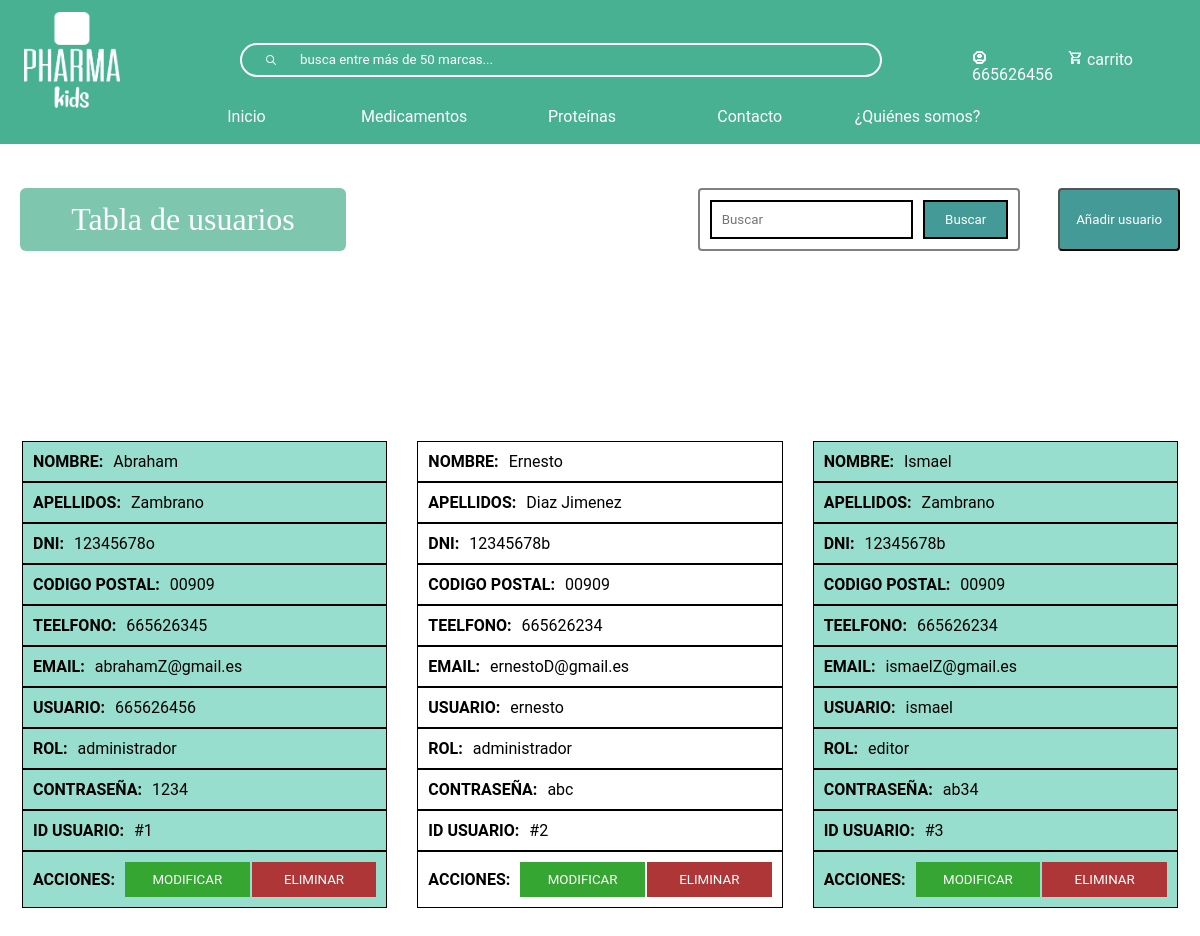
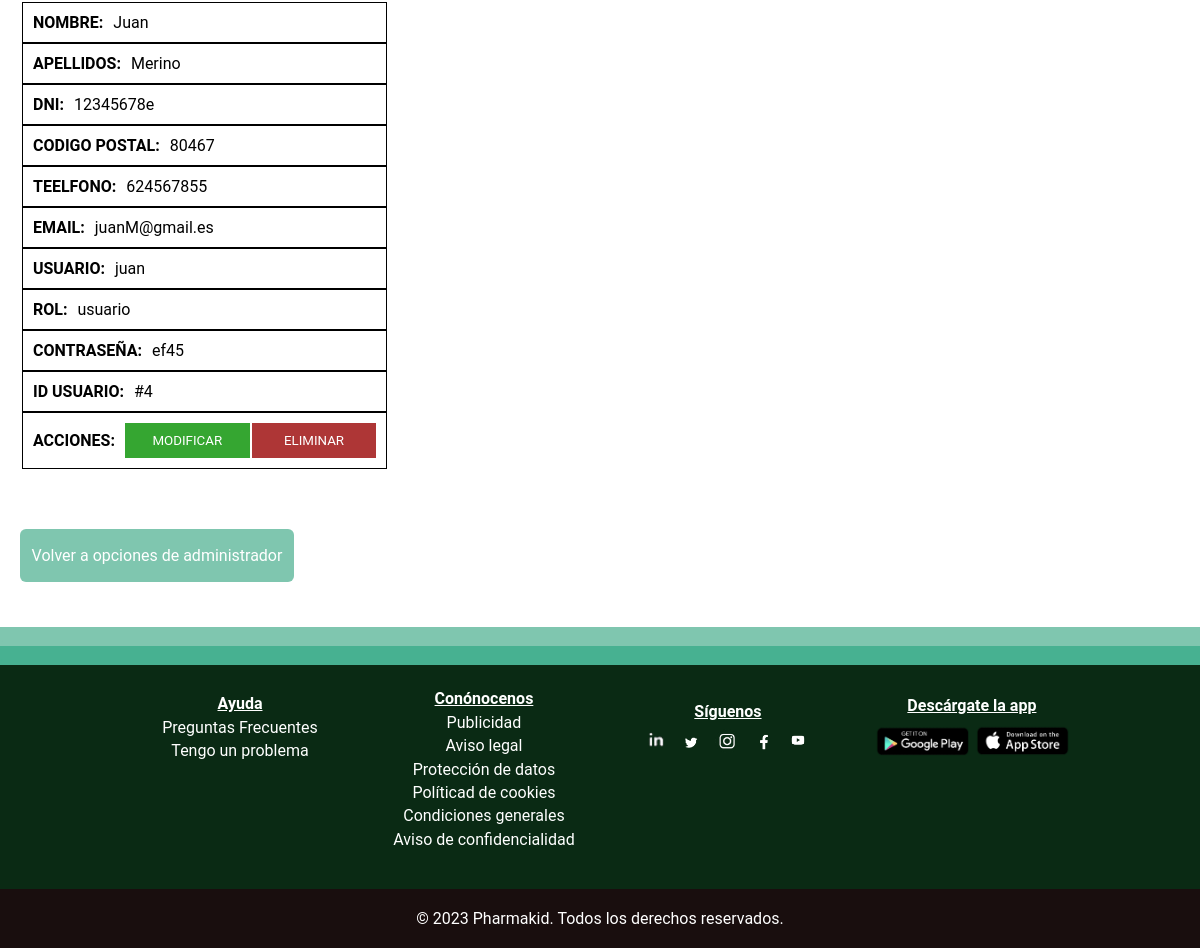
The app's page /tablaUsuario.php (signed in) with its own data (2 pictures, top to bottom).
### tables this page shows
CREATE TABLE `usuario` (
  `codigoPostal` varchar(5) NOT NULL,
  `nombre` varchar(50) NOT NULL,
  `apellidos` varchar(100) NOT NULL,
  `email` varchar(100) NOT NULL,
  `usuario` varchar(50) NOT NULL,
  `telefono` int(9) NOT NULL,
  `contrasena` varchar(50) NOT NULL,
  `dni` varchar(9) NOT NULL,
  `idUsuario` varchar(10) NOT NULL,
  `rol` varchar(20) NOT NULL
);

### tablaUsuario.php (the view, shortened to what this page needs)
<?php
include_once("bbdd/connexionBaseDeDatos.php");
?>
<!DOCTYPE html>
<html lang="en">
<head>
    <link rel="stylesheet" type="text/css" href="css/index.css" >
    <link rel="stylesheet" type="text/css" href="css/header.css" >
    <link rel="stylesheet" type="text/css" href="css/footer.css" >
    <link rel="stylesheet" type="text/css" href="css/tablas.css" >
</head>
<body>
<?php require("footerHeader/header.php")?>
<div id="divTabla">
    <div class="contenedor-botones">
    <h1>Tabla de usuarios</h1>
        <div class="conjunto-buscar-anadir">
            <form action="buscar-usuario.php" class="form-busqueda" method="get" name="formu">
                <div class="botones-filtrar" style="display:flex">
                    <input class="input-busqueda" type="text"name="busqueda"  placeholder="Buscar" />
                    <input class="btn-busqueda" type="submit" value="Buscar"/>
                </div>
            </form>
            <button id="anadirButton">Añadir usuario</button>
        </div>
    </div>
<?php
$sql = mysqli_query($conexion, "SELECT * FROM usuario ORDER BY CAST(SUBSTRING(idUsuario, 2) AS UNSIGNED);");
$resultado = mysqli_num_rows($sql);
if($resultado > 0){
    echo "
    <table id='tabla-user'>
        <thead>
            <tr>
                <th>NOMBRE</th>
                <th>APELLIDOS</th>
                <th>DNI</th>
                <th>CÓDIGO POSTAL</th>
                <th>TELEFONO</th>
                <th>EMAIL</th>
                <th>USUARIO</th>
                <th>ROL</th>
                <th>CONTRASEÑA</th>
                <th>ID USUARIO</th>
                <th>ACCIONES</th>
        </thead>
            </tr>
    <tbody class='clase_tbody'>";
    while ($row = mysqli_fetch_assoc($sql)) {
        $nombre = $row["nombre"];
        $apellido = $row['apellidos'];
        $dni = $row["dni"];
        $cp = $row["codigoPostal"];
        $telefono = $row["telefono"];
        $email = $row["email"];
        $usuario = $row["usuario"];
        $rol = $row["rol"];
        $contrasena = $row["contrasena"];
        $idUsuario = $row["idUsuario"];
        echo"
    <tr>
        <td titulo='NOMBRE:'>$nombre</td>
        <td titulo='APELLIDOS:'>$apellido</td>
        <td titulo='DNI:'>$dni</td>
        <td titulo='CODIGO POSTAL:'>$cp</td>
        <td titulo='TEELFONO:'>$telefono</td>
        <td titulo='EMAIL:'>$email</td>
        <td titulo='USUARIO:'>$usuario</td>
        <td titulo='ROL:'>$rol</td>
        <td titulo='CONTRASEÑA:'>$contrasena</td>
        <td titulo='ID USUARIO:'>$idUsuario</td>
        <td titulo='ACCIONES:'class='td-btn'>
                <button class='modificar'>MODIFICAR</button>
                <button class='eliminar'>ELIMINAR</button>
        </td>
    </tr>
            ";
        }
        echo "</tbody>";
}
else
{
echo "<h3 style='text-align:-webkit-center'>No encontrado</h3>";
}
?>
</table>
<a href="administrador.php">Volver a opciones de administrador</a>
</div>
<?php require("footerHeader/footer.php")?>
</body>
</html>

### css/index.css (style rules this page uses)
* { font-family: "Roboto"; padding: 0; margin: 0; box-sizing: border-box; }

### css/header.css (style rules this page uses)
* { margin: 0; box-sizing: border-box; }
a { text-decoration: none; }

### css/tablas.css (style rules this page uses)
table { width: 100%; }
.conjunto-buscar-anadir { display: flex; justify-content: space-between; gap: 38px; }
#divTabla { margin: auto; display: flex; flex-direction: column; width: 100%; padding: 45px 20px; text-align: center; margin-top: 143px; }
.contenedor-botones { display: flex; justify-content: space-between; margin-bottom: 5%; }
#anadirButton { width: 26% ; background-color: #439A97; color: white; border-radius: 4px; cursor: pointer; padding: 10px; transition: .3s; }
#divTabla form { margin-left: 0; }
#divTabla h1 { text-align: center; color: #FFFFFF; background-color: #7FC6AF; border-radius: 6px; width: 100%; text-align: center; max-width: 326px; padding: 4px; font-weight: normal; font-family: Manrope; display: flex; justify-content: center; align-items: center; }
table { width: 100%; border-radius: 20px; margin-top: 100px; }
#divTabla #tabla-user td, #divTabla #tabla_medicamento td { color: #000; border-spacing: 4px; border-collapse: separate; padding: 5px; text-align: center; }
table tr:nth-child(odd) { background-color: #97DECE; }
#divTabla > a, #divTablaProteina a { margin-top: 5%; background-color: #7FC6AF; border-radius: 6px; width: 100%; padding: 17px 0; max-width: 274px; border: none; color: white; transition: .3s; }
.btn-busqueda-proteina, .btn-busqueda { color: white; border: 2px solid black; background-color: #439A97; margin-left: 10px; padding: 10px 20px; cursor: pointer; transition: .3s; }
.form-busqueda { display: flex; float: right; background-color: initial; padding: 10px; border-radius: 4px; border: 2px solid gray; }
.form-busqueda .input-busqueda { display: flex; width: 100%; border: 2px solid black; padding: 10px }
#divTabla .td-btn { width: 100%; background-color: #F1F1F1; display: flex; padding: 0; height: 100%; align-items: center; }
.modificar { background-color: #35a631; color: white; padding: 10px; height: 100%; margin-right: 2px; width: 100%; border: none; cursor: pointer; transition: .3s; }
.eliminar { width: 100%; height: 100%; background-color: #ae3636; color: white; padding: 10px; border: none; cursor: pointer; transition: .3s; }
#divTabla table td:last-child { background-color: #fff; }
@media screen and (max-width:1277px) { #divTabla table td:last-child { padding: 10px; background-color: initial; justify-content: initial; } }
@media screen and (max-width:1267px) { #divTabla table td:last-child, #divTablaProteina table td:last-child { padding: 10px; background-color: initial; justify-content: initial; } }
@media screen and (max-width:1267px) { #tabla-user tr, #tabla_proteina tr { display: flex; flex-direction: column; } }
@media screen and (max-width:1267px) { #tabla-user .clase_tbody, #tabla_proteina .clase_tbody { margin-top: 30px; display: grid; grid-template-columns: repeat(auto-fit, minmax(350px, 1fr)); grid-gap: 30px; width: 100%; transition: .3s; } }
@media screen and (max-width:1267px) { #divTabla #tabla-user td[titulo], #divTablaProteina #tabla_proteina td[titulo] { display: flex; padding: 10px; border: 1px solid black; } }
@media screen and (max-width:1267px) { #tabla-user td[titulo]::before, #tabla_proteina td[titulo]::before { content: attr(titulo); padding: 0 10px 0 0; font-weight: bold; text-transform: uppercase; } }

### records on screen
usuario: nombre "Abraham", apellidos "Zambrano", dni "12345678o", codigoPostal "00909", telefono "665626345", email "abrahamZ@gmail.es", usuario "665626456", rol "administrador", contrasena "1234", idUsuario "#1"
usuario: nombre "Ernesto", apellidos "Diaz Jimenez", dni "12345678b", codigoPostal "00909", telefono "665626234", email "ernestoD@gmail.es", usuario "ernesto", rol "administrador", contrasena "abc", idUsuario "#2"
usuario: nombre "Ismael", apellidos "Zambrano", dni "12345678b", codigoPostal "00909", telefono "665626234", email "ismaelZ@gmail.es", usuario "ismael", rol "editor", contrasena "ab34", idUsuario "#3"
usuario: nombre "Juan", apellidos "Merino", dni "12345678e", codigoPostal "80467", telefono "624567855", email "juanM@gmail.es", usuario "juan", rol "usuario", contrasena "ef45", idUsuario "#4"

### other values on screen
$_SESSION['usuario'] "665626456"
